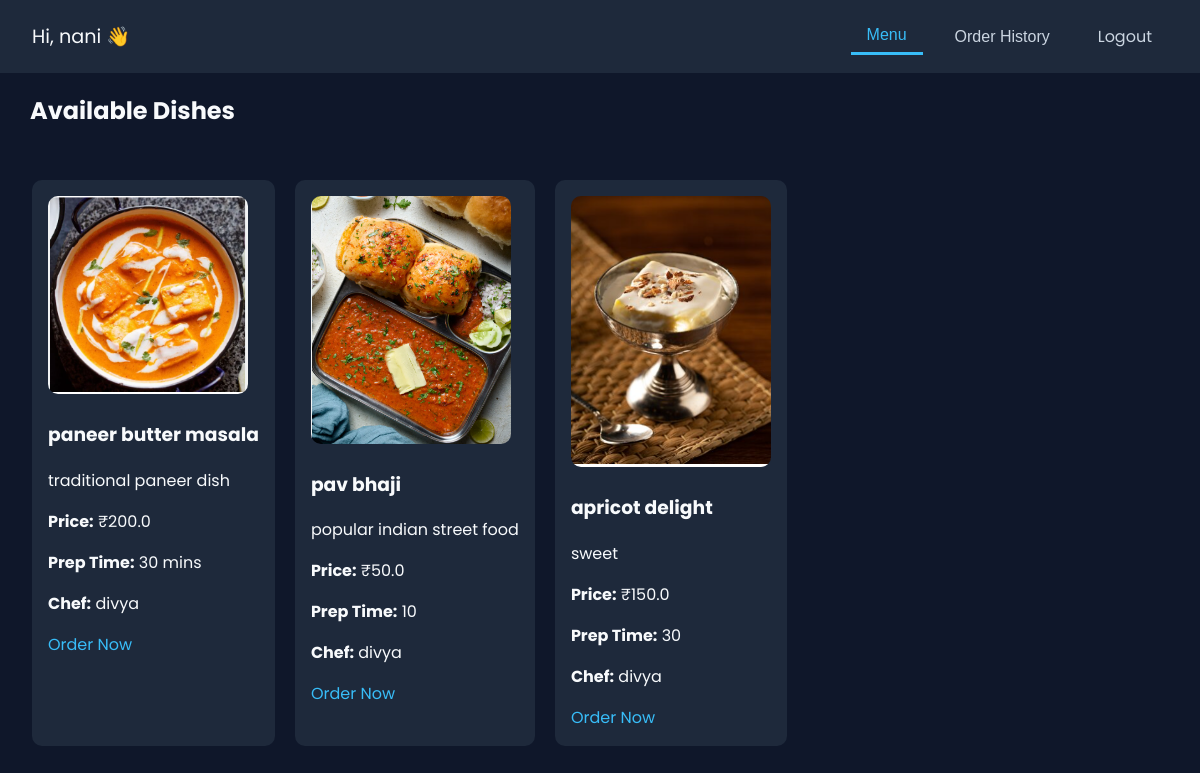
Screenshot of /customer/dashboard (signed in) with the database file from the repository.
### tables this page shows
CREATE TABLE dishes (
    id INTEGER PRIMARY KEY AUTOINCREMENT,
    chef_id INTEGER,
    name TEXT NOT NULL,
    description TEXT,
    price REAL,
    prep_time TEXT,
    image_filename TEXT
, available INTEGER DEFAULT 1);

CREATE TABLE chefs (
    id INTEGER PRIMARY KEY AUTOINCREMENT,
    name TEXT NOT NULL,
    email TEXT UNIQUE NOT NULL,
    password TEXT NOT NULL
);

### app.py (the view)
@app.route('/customer/dashboard')
def customer_dashboard():
    if 'customer_id' not in session:
        return redirect('/customer_login')
    conn = sqlite3.connect('database.db')
    conn.row_factory = sqlite3.Row
    cursor = conn.cursor()
    cursor.execute('''
        SELECT dishes.*, chefs.name as chef_name
        FROM dishes
        JOIN chefs ON dishes.chef_id = chefs.id
        WHERE dishes.available = 1
    ''')
    dishes = cursor.fetchall()
    cursor.execute('''
        SELECT o.*, d.name AS dish_name, c.name AS chef_name
        FROM orders o
        JOIN dishes d ON o.dish_id = d.id
        JOIN chefs c ON d.chef_id = c.id
        WHERE o.customer_id = ?
        ORDER BY o.timestamp DESC
    ''', (session['customer_id'],))
    orders = cursor.fetchall()
    conn.close()
    return render_template('customer_dashboard.html', dishes=dishes, orders=orders)

### templates/customer_dashboard.html (shortened to what this page needs)
<!DOCTYPE html>
<html lang="en">
<head>
  <link rel="stylesheet" href="https://cdnjs.cloudflare.com/ajax/libs/font-awesome/6.5.0/css/all.min.css" />
</head>
<body>
  <div class="navbar">
    <div class="navbar-left">Hi, {{ session['customer_name'] }} 👋</div>
    <div class="navbar-right">
      <button class="nav-button active" onclick="showSection('menu', event)">Menu</button>
      <button class="nav-button" onclick="showSection('orders', event)">Order History</button>
      <a href="/customer_logout" class="nav-button">Logout</a>
    </div>
  </div>
  <h2 style="padding-left: 30px;">Available Dishes</h2>
  <div id="menu" class="section active">
    <div class="dish">
    {% for dish in dishes %}
      <div class="dish-card">
        <img src="{{ url_for('uploaded_file', filename=dish['image_filename']) }}">
        <h3>{{ dish['name'] }}</h3>
        <p>{{ dish['description'] }}</p>
        <p><strong>Price:</strong> ₹{{ dish['price'] }}</p>
        <p><strong>Prep Time:</strong> {{ dish['prep_time'] }}</p>
        <p><strong>Chef:</strong> {{ dish['chef_name'] }}</p>
        <a href="/place_order/{{ dish['id'] }}">Order Now</a>
      </div>
    {% endfor %}
    </div>
  </div>
</body>
</html>

### templates/customer_dashboard.html (style rules this page uses)
body { margin: 0; font-family: 'Poppins', sans-serif; background-color: #0f172a; color: #f8fafc; }
.navbar { display: flex; justify-content: space-between; align-items: center; padding: 1rem 2rem; background-color: #1e293b; }
.navbar-left { font-size: 1.2rem; }
.navbar-right { display: flex; gap: 1rem; align-items: center; }
.nav-button { background-color: transparent; color: #cbd5e1; border: none; padding: 0.5rem 1rem; font-size: 1rem; cursor: pointer; }
.nav-button.active { border-bottom: 3px solid #38bdf8; color: #38bdf8; }
.section { display: none; padding: 2rem; }
.section.active { display: block; }
.dish { display: flex; flex-wrap: wrap; gap: 20px; }
.dish-card { background-color: #1e293b; padding: 1rem; margin-bottom: 1rem; border-radius: 10px; }
.dish-card img { width: 200px; height: auto; border-radius: 10px; }
a { color: #38bdf8; text-decoration: none; }

### rows the page displays
dishes: image_filename (picture), name "paneer butter masala", description "traditional paneer dish", price "200.0", prep_time "30 mins", chef_name "divya"
dishes: image_filename (picture), name "pav bhaji", description "popular indian street food", price "50.0", prep_time "10", chef_name "divya"
dishes: image_filename (picture), name "apricot delight", description "sweet", price "150.0", prep_time "30", chef_name "divya"

### other values shown
{{ session['customer_name'] }} "nani"
